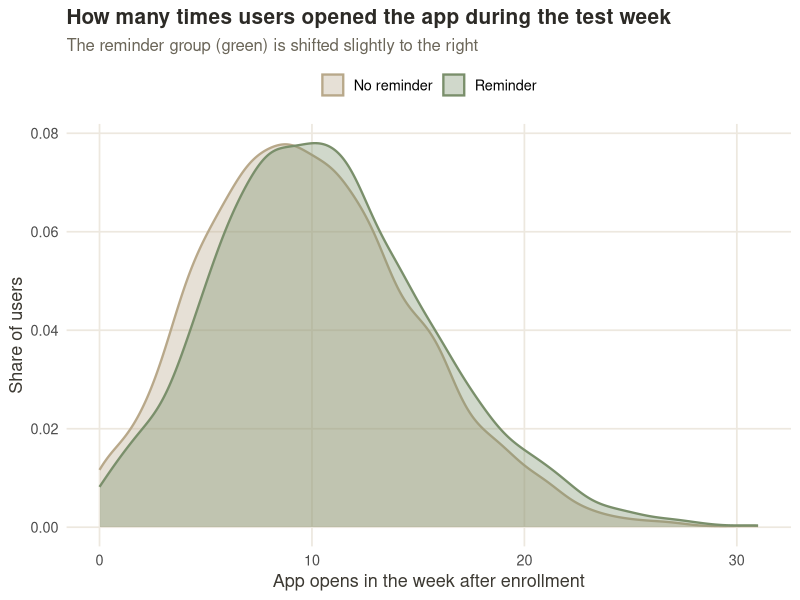
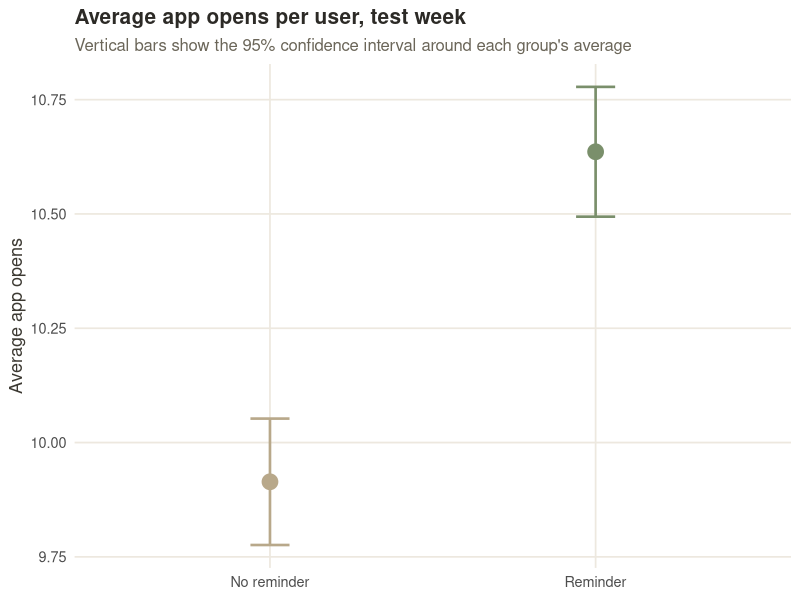

Recreate these plots in R, in order.
## ---- chunk 1
knitr::opts_chunk$set(
  echo = TRUE,
  message = FALSE,
  warning = FALSE,
  fig.width = 8,
  fig.height = 5,
  fig.align = "center"
)

library(tidyverse)
library(broom)
library(pwr)
library(scales)
library(knitr)

theme_oura <- function() {
  theme_minimal(base_size = 13, base_family = "sans") +
    theme(
      plot.title = element_text(face = "bold", size = 15, color = "#2C2A26"),
      plot.subtitle = element_text(color = "#6B6659", size = 12),
      panel.grid.minor = element_blank(),
      panel.grid.major = element_line(color = "#EDE8DF"),
      axis.title = element_text(color = "#3D3A33"),
      legend.position = "top"
    )
}

pal_oura <- c(control = "#B8A88A", treatment = "#7A8F6B")
## ---- chunk 2
mu_c     <- 10   # average weekly app opens before the test
sigma    <- 6    # typical user-to-user variation
mde_abs  <- 0.5  # smallest lift worth shipping: half a session per week (5%)
cohens_d <- mde_abs / sigma

pwr_result <- pwr.t.test(
  d = cohens_d,
  sig.level = 0.05,
  power = 0.80,
  type = "two.sample",
  alternative = "two.sided"
)

cat(sprintf(
  "To detect a 5%% lift reliably, we need about %d users per group.\nWe provisioned 5,000 per group for extra headroom.\n",
  ceiling(pwr_result$n)
))
## ---- chunk 3
users <- read_csv("oura_ab_test_data.csv", show_col_types = FALSE) %>%
  mutate(arm = factor(arm, levels = c("control", "treatment")))

glimpse(users)
## ---- chunk 4
users %>%
  group_by(arm) %>%
  summarise(
    `Users` = n(),
    `Avg opens (week before)`  = round(mean(sessions_pre), 2),
    `Avg opens (test week)`    = round(mean(sessions_post), 2),
    .groups = "drop"
  ) %>%
  kable(caption = "Group comparison. Pre-test averages are nearly identical, which confirms random assignment worked.")
## ---- chunk 5
ggplot(users, aes(x = sessions_post, fill = arm, color = arm)) +
  geom_density(alpha = 0.35, linewidth = 0.8) +
  scale_fill_manual(values = pal_oura, labels = c("No reminder", "Reminder")) +
  scale_color_manual(values = pal_oura, labels = c("No reminder", "Reminder")) +
  labs(
    title = "How many times users opened the app during the test week",
    subtitle = "The reminder group (green) is shifted slightly to the right",
    x = "App opens in the week after enrollment",
    y = "Share of users",
    fill = NULL, color = NULL
  ) +
  theme_oura()
## ---- chunk 6
users %>%
  group_by(arm) %>%
  summarise(
    mean_sessions = mean(sessions_post),
    se = sd(sessions_post) / sqrt(n()),
    .groups = "drop"
  ) %>%
  mutate(arm_label = if_else(arm == "control", "No reminder", "Reminder")) %>%
  ggplot(aes(x = arm_label, y = mean_sessions, color = arm)) +
  geom_point(size = 5) +
  geom_errorbar(aes(ymin = mean_sessions - 1.96 * se,
                    ymax = mean_sessions + 1.96 * se),
                width = 0.12, linewidth = 0.9) +
  scale_color_manual(values = pal_oura, guide = "none") +
  labs(
    title = "Average app opens per user, test week",
    subtitle = "Vertical bars show the 95% confidence interval around each group's average",
    x = NULL,
    y = "Average app opens"
  ) +
  theme_oura()
## ---- chunk 7
t_result <- t.test(sessions_post ~ arm, data = users, var.equal = FALSE)
t_tidy <- tidy(t_result) %>%
  mutate(
    lift_abs = estimate2 - estimate1,
    lift_rel = lift_abs / estimate1
  )

tibble(
  Metric = c(
    "Average opens, no reminder",
    "Average opens, reminder",
    "Absolute lift",
    "Relative lift",
    "95% confidence interval on the lift",
    "P-value"
  ),
  Value = c(
    sprintf("%.2f", t_tidy$estimate1),
    sprintf("%.2f", t_tidy$estimate2),
    sprintf("%+.2f opens", t_tidy$lift_abs),
    sprintf("%+.1f%%", t_tidy$lift_rel * 100),
    sprintf("[%.2f, %.2f]", -t_tidy$conf.high, -t_tidy$conf.low),
    sprintf("%.4f", t_tidy$p.value)
  )
) %>%
  kable(caption = "Summary of the test result")
## ---- chunk 8
theta <- cov(users$sessions_post, users$sessions_pre) / var(users$sessions_pre)
x_bar <- mean(users$sessions_pre)

users <- users %>%
  mutate(sessions_post_cuped = sessions_post - theta * (sessions_pre - x_bar))

cuped_result <- t.test(sessions_post_cuped ~ arm, data = users)

# Pull standard errors directly from the t-test objects
t_se     <- as.numeric(diff(t_result$estimate) / t_result$statistic * -1)
cuped_se <- as.numeric(diff(cuped_result$estimate) / cuped_result$statistic * -1)

cuped_lift <- as.numeric(cuped_result$estimate[2] - cuped_result$estimate[1])
cuped_p    <- cuped_result$p.value

tibble(
  Method = c("Simple comparison", "CUPED (precision-adjusted)"),
  `Lift (opens per user)` = c(
    sprintf("%+.3f", t_tidy$lift_abs),
    sprintf("%+.3f", cuped_lift)
  ),
  `Uncertainty (std. error)` = c(
    sprintf("%.3f", abs(t_se)),
    sprintf("%.3f", abs(cuped_se))
  ),
  `P-value` = c(
    sprintf("%.4f", t_tidy$p.value),
    sprintf("%.4f", cuped_p)
  )
) %>%
  kable(caption = "Both methods agree on the size of the effect. CUPED is more precise.")

var_reduction <- 1 - (cuped_se^2 / t_se^2)
cat(sprintf("CUPED cut the uncertainty by about %.0f%%.\n", var_reduction * 100))
## ---- chunk 9
sessionInfo()
